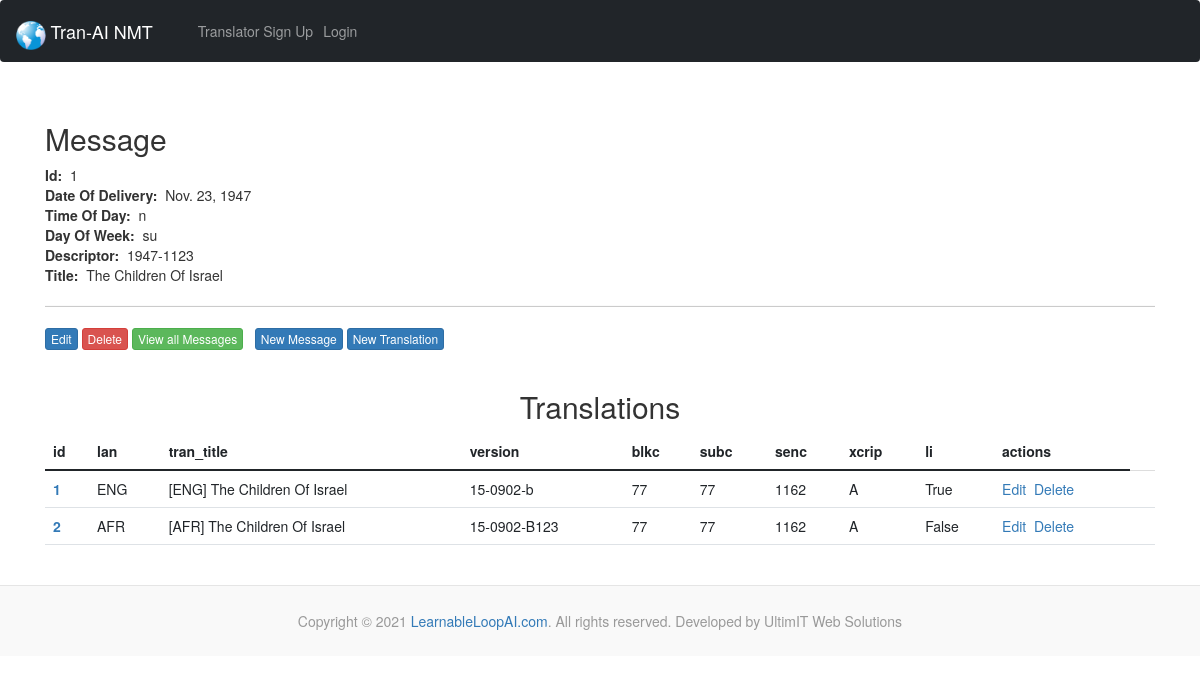
The page /messages/1/ on the database as committed earlier.
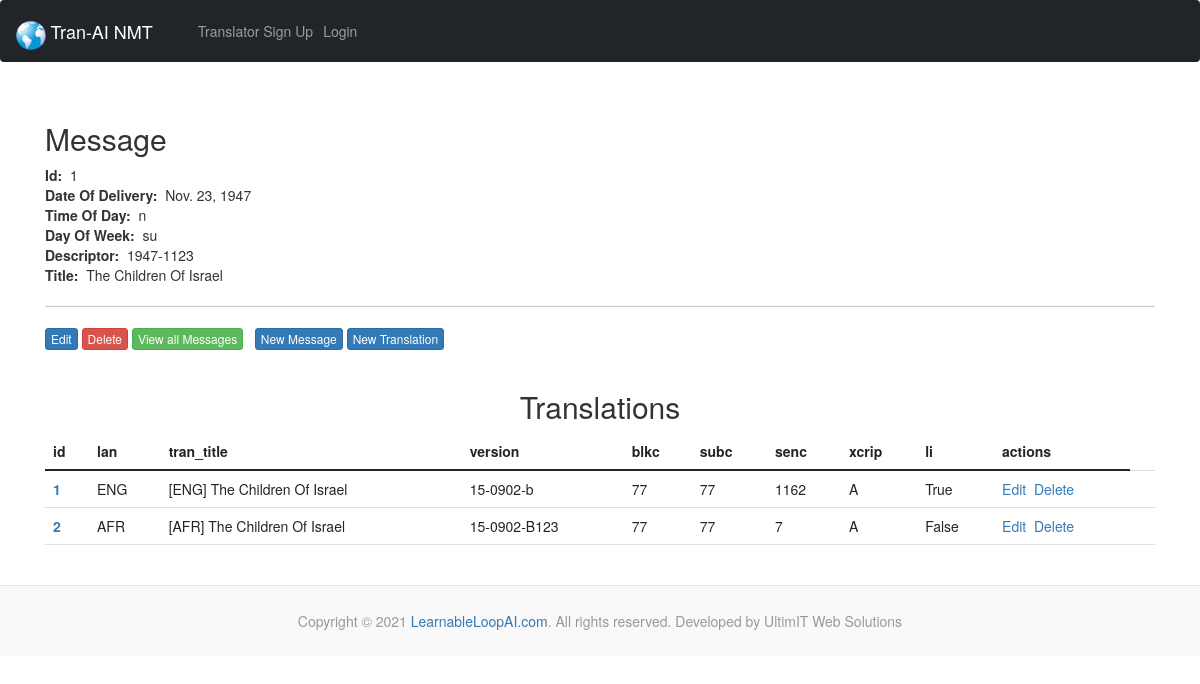
The same page on the database as committed later.
### todproof/models.py (models this page shows, shortened)
class Translation(models.Model):
  class Transcription(models.TextChoices):
    ANDES = 'A', _('Andes')
    MAMALIS = 'M', _('Mamalis')
  lan = models.CharField('Language', max_length=3)
  tran_title = models.CharField('Translated title', max_length=70)
  descrip = models.TextField('Description', blank=True, null=True, max_length=500)
  blkc = models.IntegerField('Block count')
  subc = models.IntegerField('Sub-block count')
  senc = models.IntegerField('Sentence count')
  xcrip = models.CharField('Transcription', max_length=1, choices=Transcription.choices, default=Transcription.ANDES, blank=False,)
  li = models.BooleanField('Lookup imported (eng) / translate contributions randomized (oth)')
  pubdate = models.DateField('Publication date', default=datetime.date.today)
  version = models.CharField('Version', max_length=20)
  message = models.ForeignKey(Message, blank=True, null=True, on_delete=models.CASCADE, related_name='translations')
  eng_tran = models.ForeignKey('self', blank=True, null=True, on_delete=models.CASCADE,)

### todproof/views.py (the view)
# urls.py: path('messages/<message_id>/', views.show_message, name='show-message'),
def show_message(request, message_id):
  message = Message.objects.get(pk=message_id)
  translations = message.translations
  return render(request, 'todproof/show_message.html', {'message': message, 'translations': translations})

### todproof/models.py (called while the page is built)
  def __str__(self):
    return f"{self.descriptor} {self.title}"

### todproof/templates/todproof/show_message.html (shortened to what this page needs)
{% extends 'todproof/base.html' %}
{% block content %}
  <h2>Message</h2>
  <strong>Id:</strong>&nbsp;&nbsp;{{ message.id }}<br>
  <strong>Date Of Delivery:</strong>&nbsp;&nbsp;{{ message.dod }}<br>
  <strong>Time Of Day:</strong>&nbsp;&nbsp;{{ message.tod }}<br>
  <strong>Day Of Week:</strong>&nbsp;&nbsp;{{ message.dow }}<br>
  <strong>Descriptor:</strong>&nbsp;&nbsp;{{ message.descriptor }}<br>
  <strong>Title:</strong>&nbsp;&nbsp;{{ message.title }}<br>
  <hr>
  <a class="btn btn-xs btn-primary" href="{% url 'update-message' message.id %}">Edit</a>
  <a class="btn btn-xs btn-danger" href="{% url 'delete-message' message.id %}">Delete</a>
  <a class="btn btn-xs btn-success" href="{% url 'index-messages' %}">View all Messages</a>
  <a class="btn btn-xs btn-primary" href="{% url 'create-message' %}">New Message</a>
  <a class="btn btn-xs btn-primary" href="{% url 'create-translation' message.id %}">New Translation</a><br><br>
  <center><h2>Translations</h2></center>
  <table class="table table-hover">
    <thead>
      <tr>
        <th scope="col">id</th>
        <th scope="col">lan</th>
        <th scope="col">tran_title</th>
        <th scope="col">version</th>
        <th scope="col">blkc</th>
        <th scope="col">subc</th>
        <th scope="col">senc</th>
        <th scope="col">xcrip</th>
        <th scope="col">li</th>
        <th scope="col">actions</th>
      </tr>
    </thead>
    <tbody>
  {% for translation in message.translations.all %}
      <tr>
        <th scope="row"><a href="{% url 'show-translation' message.id translation.id %}">{{ translation.id }}</a></th>
        <td>{{ translation.lan }}</td>
        <td>{{ translation.tran_title }}</td>
        <td>{{ translation.version }}</td>
        <td>{{ translation.blkc }}</td>
        <td>{{ translation.subc }}</td>
        <td>{{ translation.senc }}</td>
        <td>{{ translation.xcrip }}</td>
        <td>{{ translation.li }}</td>
        <td><a href="{% url 'update-translation' translation.message.id translation.id %}">Edit</a>&nbsp;&nbsp;<a href="{% url 'delete-translation' translation.message.id translation.id %}">Delete</a></td>
        <td></td>
      </tr>
  {% endfor %}
    </tbody>
  </table>
{% endblock %}

Rows that differ between the two databases and show on the page:
changed Translation "AFR": senc "1162" → "7"
